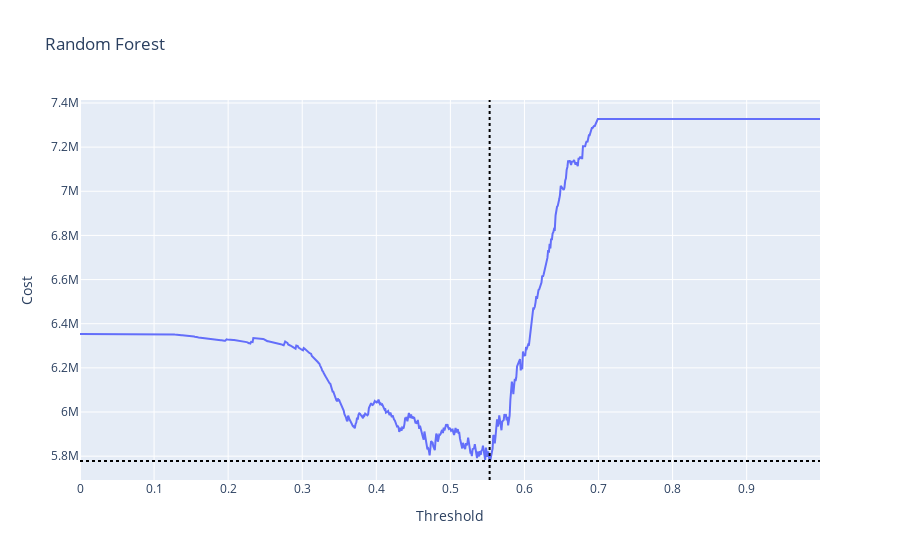

The code cell stored with this chart in its notebook:
### Code cell
# Plot cost for all cutoffs
fig = go.Figure(data=go.Scatter(x=thresholds, y=costs))
fig.add_hline(y=np.min(costs), line_dash="dot", line_color="black")
fig.add_vline(x=thresholds[np.argmin(costs)], line_dash="dot", line_color="black")
fig.update_layout(
    title="Random Forest",
    xaxis_title="Threshold",
    yaxis_title="Cost"
)
fig.show()

### Figure 1 — Plotly figure (JSON) as saved in the notebook; plotly's stock layout.template omitted (floating-point values rounded to 4 significant figures; data arrays with more than 128 entries replaced by an {"elided": "..."} marker saying what was removed)
{"data": [{"type": "scatter", "x": {"elided": "1000 float values"}, "y": {"elided": "1000 float values"}}], "layout": {"shapes": [{"line": {"color": "black", "dash": "dot"}, "type": "line", "x0": 0, "x1": 1, "xref": "x domain", "y0": 5778000.0, "y1": 5778000.0, "yref": "y"}, {"line": {"color": "black", "dash": "dot"}, "type": "line", "x0": 0.553, "x1": 0.553, "xref": "x", "y0": 0, "y1": 1, "yref": "y domain"}], "title": {"text": "Random Forest"}, "xaxis": {"title": {"text": "Threshold"}}, "yaxis": {"title": {"text": "Cost"}}}}
